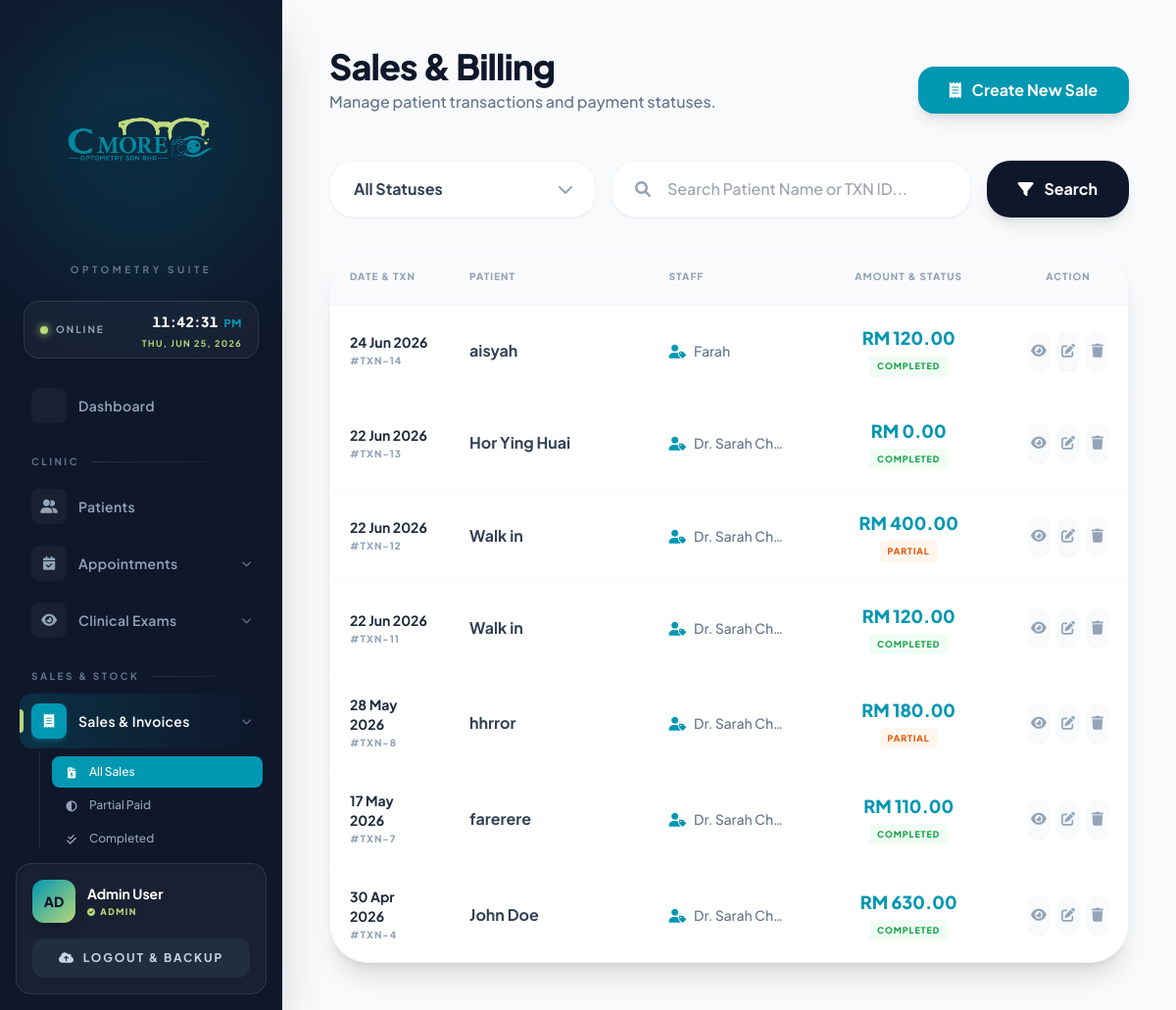
The page /sales.php (signed in) on the database its author committed.
### tables this page shows
CREATE TABLE `sales` (
  `SALE_ID` int(11) NOT NULL AUTO_INCREMENT,
  `PATIENT_ID` int(11) NOT NULL,
  `STAFF_ID` int(11) NOT NULL,
  `SALE_DATE` datetime DEFAULT current_timestamp(),
  `TOTAL_AMOUNT` decimal(10,2) NOT NULL,
  `PAID_AMOUNT` decimal(10,2) DEFAULT 0.00,
  `PAYMENT_METHOD` enum('Cash','Card','E-wallet','Online Banking') NOT NULL,
  `PAYMENT_STATUS` enum('Pending','Partial','Completed') DEFAULT 'Pending',
  PRIMARY KEY (`SALE_ID`),
  KEY `fk_sales_patient` (`PATIENT_ID`),
  KEY `fk_sales_staff` (`STAFF_ID`),
  CONSTRAINT `fk_sales_patient` FOREIGN KEY (`PATIENT_ID`) REFERENCES `patient` (`PATIENT_ID`) ON DELETE CASCADE,
  CONSTRAINT `fk_sales_staff` FOREIGN KEY (`STAFF_ID`) REFERENCES `user` (`USER_ID`) ON DELETE CASCADE
);

CREATE TABLE `user` (
  `USER_ID` int(11) NOT NULL AUTO_INCREMENT,
  `NAME` varchar(100) NOT NULL,
  `EMAIL` varchar(100) NOT NULL,
  `PASSWORD` varchar(255) NOT NULL,
  `ROLE` varchar(50) NOT NULL,
  `FIRST_LOGIN_OTP` tinyint(1) DEFAULT 1,
  PRIMARY KEY (`USER_ID`),
  UNIQUE KEY `EMAIL` (`EMAIL`)
);

### sales.php (the view, shortened to what this page needs)
<?php include('config.php'); ?>
<!DOCTYPE html>
<html lang="en">
<head>
    <script src="https://cdn.tailwindcss.com"></script>
    <link rel="stylesheet" href="https://cdnjs.cloudflare.com/ajax/libs/font-awesome/6.0.0/css/all.min.css">
</head>
<body class="bg-[#f8fafc] flex min-h-screen text-slate-900">
    <?php include('sidebar.php'); ?>
    <main class="flex-1 ml-72 p-12 relative">
        <header class="flex justify-between items-end mb-12">
            <div>
                <h1 class="text-4xl font-extrabold text-slate-900 tracking-tight">Sales & Billing</h1>
                <p class="text-slate-500 font-medium mt-1">Manage patient transactions and payment statuses.</p>
            </div>
            <a href="sales_add.php" class="bg-[#0097B2] text-white px-8 py-3 rounded-2xl font-bold shadow-lg hover:scale-105 transition-all duration-300">
                <i class="fa-solid fa-receipt mr-2"></i> Create New Sale
            </a>
        </header>
        <div class="mb-8">
            <form action="" method="GET" class="flex flex-col md:flex-row space-y-4 md:space-y-0 md:space-x-4 max-w-4xl">
                <div class="relative w-full md:w-1/3">
                    <select name="status" class="w-full pl-6 pr-10 py-4 bg-white border border-slate-100 rounded-[1.5rem] shadow-sm focus:border-[#0097B2] outline-none appearance-none font-bold text-slate-700">
                        <option value="">All Statuses</option>
                    </select>
                    <i class="fa-solid fa-chevron-down absolute right-6 top-1/2 -translate-y-1/2 text-slate-400"></i>
                </div>
                <div class="relative flex-1">
                    <i class="fa-solid fa-magnifying-glass absolute left-6 top-1/2 -translate-y-1/2 text-slate-400"></i>
                    <input type="text" name="search" placeholder="Search Patient Name or TXN ID..."
                           value="<?php echo isset($_GET['search']) ? htmlspecialchars($_GET['search']) : ''; ?>"
                           class="w-full pl-14 pr-6 py-4 bg-white border border-slate-100 rounded-[1.5rem] shadow-sm focus:border-[#0097B2] outline-none transition-all font-medium text-slate-700">
                </div>
                <button type="submit" class="bg-slate-900 text-white px-8 py-4 rounded-[1.5rem] font-bold hover:bg-[#0097B2] transition shadow-lg shrink-0">
                    <i class="fa-solid fa-filter mr-2"></i> Search
                </button>
            </form>
        </div>
        <div class="bg-white rounded-[2.5rem] border border-slate-100 shadow-xl overflow-hidden">
            <table class="w-full text-left table-fixed">
                <thead class="bg-slate-50 border-b border-slate-100">
                    <tr>
                        <th class="w-[15%] p-5 text-[10px] font-black uppercase tracking-widest text-slate-400">Date & TXN</th>
                        <th class="w-[25%] p-5 text-[10px] font-black uppercase tracking-widest text-slate-400">Patient</th>
                        <th class="w-[20%] p-5 text-[10px] font-black uppercase tracking-widest text-slate-400">Staff</th>
                        <th class="w-[25%] p-5 text-[10px] font-black uppercase tracking-widest text-slate-400 text-center">Amount & Status</th>
                        <th class="w-[15%] p-5 text-center text-[10px] font-black uppercase tracking-widest text-slate-400">Action</th>
                    </tr>
                </thead>
                <tbody class="divide-y divide-slate-50">
                    <?php
                    $where_clauses = [];
                    $where_sql = count($where_clauses) > 0 ? "WHERE " . implode(" AND ", $where_clauses) : "";
                    $sql = "SELECT s.*, COALESCE(p.NAME, 'Walk-in Customer') as PATIENT_NAME, u.NAME as STAFF_NAME
                            FROM SALES s
                            LEFT JOIN PATIENT p ON s.PATIENT_ID = p.PATIENT_ID
                            LEFT JOIN USER u ON s.STAFF_ID = u.USER_ID
                            $where_sql
                            ORDER BY s.SALE_DATE DESC";
                    $res = mysqli_query($conn, $sql);
                    if(mysqli_num_rows($res) > 0):
                        while($row = mysqli_fetch_assoc($res)):
                            $status_color = $row['PAYMENT_STATUS'] == 'Completed' ? 'text-green-600 bg-green-50' :
                                          ($row['PAYMENT_STATUS'] == 'Partial' ? 'text-orange-600 bg-orange-50' : 'text-red-600 bg-red-50');
                    ?>
                    <tr class="hover:bg-slate-50/80 transition-colors group">
                        <td class="p-5">
                            <p class="font-bold text-slate-800 text-sm"><?php echo date('d M Y', strtotime($row['SALE_DATE'])); ?></p>
                            <p class="text-[10px] font-black text-slate-400 uppercase tracking-widest mt-0.5">#TXN-<?php echo $row['SALE_ID']; ?></p>
                        </td>
                        <td class="p-5 font-bold text-slate-700 truncate">
                            <?php
                                echo $row['PATIENT_NAME'];
                            ?>
                        </td>
                        <td class="p-5 text-sm text-slate-500 font-medium truncate"><i class="fa-solid fa-user-tag mr-2 text-[#0097B2]"></i><?php echo $row['STAFF_NAME']; ?></td>
                        <td class="p-5 text-center">
                            <p class="font-black text-[#0097B2] text-lg">RM <?php echo number_format($row['TOTAL_AMOUNT'], 2); ?></p>
                            <span class="inline-block px-2 py-1 mt-1 rounded text-[9px] font-black uppercase tracking-widest <?php echo $status_color; ?>">
                                <?php echo $row['PAYMENT_STATUS']; ?>
                            </span>
                        </td>
                        <td class="p-5 text-center">
                            <div class="flex items-center justify-center gap-2">
                                <a href="sales_view.php?id=<?php echo $row['SALE_ID']; ?>" class="inline-flex items-center justify-center w-10 h-10 rounded-xl bg-slate-50 text-slate-400 hover:bg-[#0097B2] hover:text-white transition shadow-sm" title="View">
                                    <i class="fa-solid fa-eye text-sm"></i>
                                </a>
                                <a href="sales_view.php?id=<?php echo $row['SALE_ID']; ?>&edit=1" class="inline-flex items-center justify-center w-10 h-10 rounded-xl bg-slate-50 text-slate-400 hover:bg-blue-500 hover:text-white transition shadow-sm" title="Edit">
                                    <i class="fa-solid fa-edit text-sm"></i>
                                </a>
                                <?php if($_SESSION['ROLE'] === 'Optometrist' || $_SESSION['ROLE'] === 'Admin'): ?>
                                    <button onclick="deleteSale(<?php echo $row['SALE_ID']; ?>, '<?php echo htmlspecialchars($row['PATIENT_NAME']); ?>')" class="inline-flex items-center justify-center w-10 h-10 rounded-xl bg-slate-50 text-slate-400 hover:bg-red-500 hover:text-white transition shadow-sm" title="Delete">
                                        <i class="fa-solid fa-trash text-sm"></i>
                                    </button>
                                <?php endif; ?>
                            </div>
                        </td>
                    </tr>
                    <?php endwhile; else: ?>
                    <tr><td colspan="5" class="p-12 text-center italic text-slate-400 font-bold">No sales transactions found matching your search.</td></tr>
                    <?php endif; ?>
                </tbody>
            </table>
        </div>
    </main>
</body>
</html>

### sales.php (style rules this page uses)
body { font-family: 'Plus Jakarta Sans', sans-serif; }

### rows shown on the page
sales: SALE_DATE "24 Jun 2026", SALE_ID "14", PATIENT_NAME "aisyah", STAFF_ID.NAME "Farah", TOTAL_AMOUNT "120.00", PAYMENT_STATUS "COMPLETED"
sales: SALE_DATE "22 Jun 2026", SALE_ID "13", PATIENT_NAME "Hor Ying Huai", STAFF_ID.NAME "Dr. Sarah Chen", TOTAL_AMOUNT "0.00", PAYMENT_STATUS "COMPLETED"
sales: SALE_DATE "22 Jun 2026", SALE_ID "12", PATIENT_NAME "Walk in", STAFF_ID.NAME "Dr. Sarah Chen", TOTAL_AMOUNT "400.00", PAYMENT_STATUS "PARTIAL"
sales: SALE_DATE "22 Jun 2026", SALE_ID "11", PATIENT_NAME "Walk in", STAFF_ID.NAME "Dr. Sarah Chen", TOTAL_AMOUNT "120.00", PAYMENT_STATUS "COMPLETED"
sales: SALE_DATE "28 May 2026", SALE_ID "8", PATIENT_NAME "hhrror", STAFF_ID.NAME "Dr. Sarah Chen", TOTAL_AMOUNT "180.00", PAYMENT_STATUS "PARTIAL"
sales: SALE_DATE "17 May 2026", SALE_ID "7", PATIENT_NAME "farerere", STAFF_ID.NAME "Dr. Sarah Chen", TOTAL_AMOUNT "110.00", PAYMENT_STATUS "COMPLETED"
sales: SALE_DATE "30 Apr 2026", SALE_ID "4", PATIENT_NAME "John Doe", STAFF_ID.NAME "Dr. Sarah Chen", TOTAL_AMOUNT "630.00", PAYMENT_STATUS "COMPLETED"

### other values the page prints
$label "Dashboard Patients"
$label "CLINIC SALES & STOCK"
$label "Appointments Clinical Exams Sales & Invoices"
$label "All Sales Partial Paid Completed"
substr($_SESSION['NAME'], 0, 2) "AD"
$_SESSION['NAME'] "Admin User"
$user_role "ADMIN"
